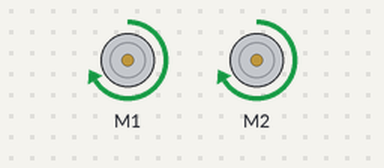
Simulated run of this sketch. Board: Arduino Uno, built with avr-gcc and run on an emulated ATmega328P. Parts: 2 × DC motor (green arrow = forward, orange = backward, longer = faster).

Above: at 0.5 s.
At 1.6 s:
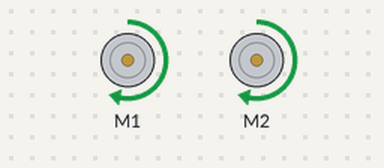
At 4.25 s:
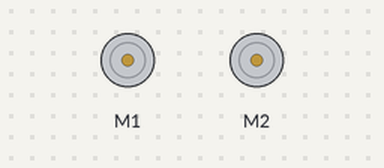
At 5.9 s:
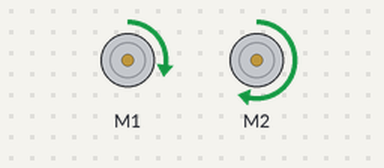
Timing chart, 0 to 7.4 s (numbered marks = the images above):
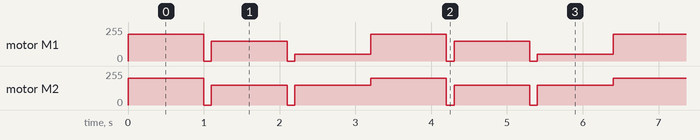

Measured:
- by itself, motor M1: repeats every 3.2 s: stopped 0.10 s, forward 150/255 1.0 s, stopped 0.10 s, forward 50/255 1.0 s, forward 200/255 1.0 s
- by itself, motor M2: repeats every 3.2 s: 2 × (stopped 0.10 s, forward 150/255 1.0 s), forward 200/255 1.0 s

The sketch:

02-exemplo-2motores-funcoes.ino
```cpp
/*
 *  Esse exemplo mostra como controlar dois motores utilizando o motor shield L293D e a biblioteca AFMotor
 *
 *  Ligações:
 *  Motor Shield L293D instalado em cima do Arduino UNO
 *  Motor1 ligado no slot M1 do Shield
 *  Motor2 ligado no slot M2 do Shield
 *  Se alimentado por bateria externa, verificar a voltagem da bateria para não queimar o arduino (entre 6v e 12v).
 *
 *  Notas:
 *  1 - Não existe maneira incorreta de ligar o motor. Se você está mandando ele andar pra frente, e ele anda pra trás,
 *      inverta os cabos positivo\negativo do motor. Se você manda virar pra direita, e ele vira pra esquerda, inverta
 *      o motor1 com o motor2
 *  2 - Com dois motores, apenas a alimentação USB provavelmente não vai ser o suficiente para fazê-los girar
 *  3 - Usar funções facilita a leitura e a programação - mesmo dando trabalho para criar as funções, é muito mais
 *      facil chamar "andarFrente(200)" do que sempre que quiser que o robô ande pra frente ter que configurar as
 *      velocidades de ambos, e mandar ambos ligarem
 *
 */

#include <AFMotor.h> // Inclui a biblioteca de controle de motores

AF_DCMotor motor1(1, MOTOR12_64KHZ);  // Cria a variável motor1, ligada como motor 1, com 64k pulsos por segundo
AF_DCMotor motor2(2, MOTOR12_64KHZ);  // Cria a variável motor2, ligada como motor 2, com 64k pulsos por segundo

void setup() {
}

void loop() {
  andaFrente(200);  // Roda os dois motores pra frente
  delay(1000);
  para();  // para de alimentar o motor (sempre recomendado parar antes de mudar de direção)
  delay(100);
  andaTras(150);  // Roda os dois motores pra frente
  delay(1000);
  para();  // para de alimentar o motor (sempre recomendado parar antes de mudar de direção)
  delay(100);
  vira(50, 150);
  delay(1000);
  vira(150, 50);
}

void para()  // Para os dois motores
{
  motor1.run(RELEASE);
  motor2.run(RELEASE);
}

void andaFrente(int vel)  // função que faz os dois motores irem pra frente na velocidade passada
{
  if(vel>255) vel=255;  // Corrige os valores das velocidades, caso sejam muito altos ou muito baixos
  if(vel<0) vel=0;

  motor1.setSpeed(vel);
  motor2.setSpeed(vel);
  motor1.run(FORWARD);
  motor2.run(FORWARD);
}

void andaTras(int vel)
{
  if(vel>255) vel=255;
  if(vel<0) vel=0;

  motor1.setSpeed(vel);
  motor2.setSpeed(vel);
  motor1.run(FORWARD);
  motor2.run(FORWARD);
}

void vira(int velE, int velD)  // Função que faz virar. Se colocar velocidade maior na velE, vira pra esquerda, e vice versa

{
  if(velE>255) velE=255;
  if(velE<0) velE=0;
  if(velD>255) velD=255;
  if(velD<0) velD=0;

  motor1.setSpeed(velE);
  motor2.setSpeed(velD);

  motor1.run(FORWARD);
  motor2.run(FORWARD);
}
```
